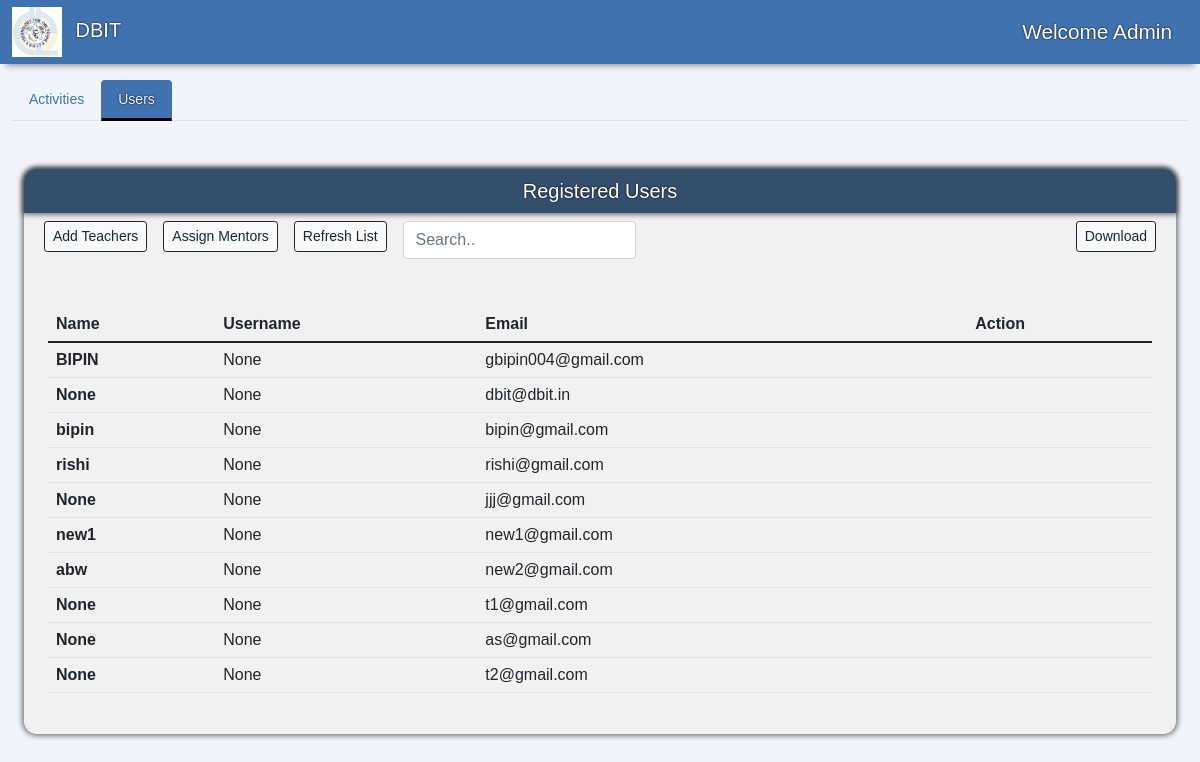
Page /AdminPage on the committed database.
### accounts/models.py (models this page shows, shortened)
class User(AbstractUser):
    username = None
    email = models.EmailField(max_length=255, unique=True)
    created_on = models.DateTimeField(auto_now_add=True)
    active = models.BooleanField(default=True)
    staff=models.BooleanField(default=False)
    superuser=models.BooleanField(default=False)
    first_name=models.CharField(max_length=50,null=True)
    last_name=models.CharField(max_length=50,null=True)
    phone= models.CharField(max_length=12,null=True,blank=True)
    profile_img = models.ImageField(default='logo.png',null=True, blank=True,upload_to='images/')
    USERNAME_FIELD = 'email'
    REQUIRED_FIELDS = []
    objects = CustomUserManager()

### AdminPage/views.py (the view)
# urls.py: path('AdminPage', views.Adminpage, name= 'admin'),
def Adminpage(request):
    user = User.objects.all()
    context = {'user': user}
    return render(request, 'admin.html', context)

### templates/admin.html (shortened to what this page needs)
{% load static %}
<html lang="en">
<head>
  <link href="https://cdn.jsdelivr.net/npm/bootstrap@5.1.3/dist/css/bootstrap.min.css" rel="stylesheet">
  <link rel="stylesheet" href="https://cdn.jsdelivr.net/npm/bootstrap-icons@1.7.1/font/bootstrap-icons.css">
  <link rel="stylesheet" href="{% static 'css/navbar.css' %}">
  <link rel="stylesheet" href="{% static 'css/admin.css' %}">
</head>
<body>
  <nav class="navbar navbar-main sticky-top navbar-expand-lg">
    <div class="container-fluid">
      <a class="navbar-brand" href="#">
        <img src="{% static 'content/logo.png' %}" class=" me-2" width="50" height="50" alt="">
        DBIT
      </a>
      <div class="collapse navbar-collapse" id="navbar-content">
        <div class="ms-auto admin-greeting">
          Welcome Admin
        </div>
      </div>
    </div>
  </nav>
  <div class="container-fluid">
    <nav class="">
      <div class="nav nav-tabs mt-3" id="nav-tab" role="tablist">
        <button class="nav-link" id="nav-activities-tab" data-bs-toggle="tab" data-bs-target="#nav-activities" type="button" role="tab" aria-controls="nav-activities" aria-selected="false">
          Activities
        </button>
        <button class="nav-link active" id="nav-users-tab" data-bs-toggle="tab" data-bs-target="#nav-users" type="button" role="tab" aria-controls="nav-users-tab" aria-selected="true">
          Users
        </button>
      </div>
    </nav>
    <div class="tab-content mt-5" id="nav-tabContent">
      <div class="tab-pane fade show active" id="nav-users" role="tabpanel" aria-labelledby="nav-users-tab">
        <div class="container-fluid mb-5">
          <div class="sidebar flex-shrink-0 dashboard-navigation">
            <div class="sidebar-heading d-flex align-items-center justify-content-center">
              <h5>Registered Users</h5>
            </div>
            <div class="container-fluid" style="overflow-x: auto;">
              <div class="d-flex bd-highlight mb-3">
                <div class="p-2 bd-highlight">
                  <button type="button" onclick="window.location.href = '{% url 'FacultyRegister'  %}';" class="btn btn-light meetings-btn ms-auto btn-sm btn-outline-dark" data-bs-toggle="modal" data-bs-target="#staticBackdrop">
                    Add Teachers
                  </button>
                </div>
                <div class="p-2 bd-highlight">
                  <button type="button" onclick="window.location.href = '{% url 'Edit'  %}';" class="btn btn-light meetings-btn ms-auto btn-sm btn-outline-dark" data-bs-toggle="modal" data-bs-target="#staticBackdrop">
                    Assign Mentors
                  </button>
                </div>
                <div class="p-2 bd-highlight">
                  <button type="button" onClick="window.location.reload()" class="btn btn-light  btn-sm btn-outline-dark" type="button" id="dropdownMenuButton1" data-bs-toggle="dropdown" aria-expanded="false">
                    Refresh List
                  </button>
                </div>
                <div class="p-2 bd-highlight">
                  <input class="form-control" id="myInput" type="text" placeholder="Search..">
                </div>
                <div class="ms-auto p-2 bd-highlight">
                  <button type="button" onclick="window.location.href = '{% url 'Edit'  %}';" class="btn btn-light meetings-btn ms-auto btn-sm btn-outline-dark" data-bs-toggle="modal" data-bs-target="#staticBackdrop">
                    Download
                  </button>
                </div>
              </div>
            </div>
            <div class="table-div m-4 mt-4 mb-4">
              <table class="table">
                <thead>
                  <tr>
                    <th scope="col">Name</th>
                    <th scope="col">Username</th>
                    <th scope="col">Email</th>
                    <th scope="col">Action</th>
                  </tr>
                </thead>
                <tbody id="myTable">
                  {% for users in user %}
                  <tr>
                    <th scope="row">{{users.first_name}}</th>
                    <td>{{users.username}}</td>
                    <td>{{users.email}}</td>
                    <td>
                    </td>
                  </tr>
                  {% endfor %}
                </tbody>
              </table>
            </div>
          </div>
        </div>
      </div>
    </div>
  </div>
</body>
</html>

### MPT/static/css/navbar.css (style rules this page uses)
.navbar-main { background-color: #3F72AF; color: white; -webkit-box-shadow: 0 8px 6px -6px #999; -moz-box-shadow: 0 8px 6px -6px #999; box-shadow: 0 8px 6px -6px #999; padding: 2px 0; }

### MPT/static/css/admin.css (style rules this page uses)
body { font-size: .875rem; background-color: #F0F4FB; font-family: Arial, Helvetica, sans-serif; overflow-x: hidden; }
a { color: white; text-shadow: 0 0 2px rgb(0, 0, 0); text-decoration: none; transition: color 0.3s ease; }
h5 { margin-bottom: 0; text-shadow: 0 0 2px rgb(0, 0, 0); }
.admin-greeting { font-size: 1.3rem; color: white; text-shadow: 0 0 2px rgb(0, 0, 0); }
.nav-link { color: #3F72AF; text-shadow: 0 0 2px white; text-decoration: none; transition: color 0.3s ease; }
.nav-tabs .nav-item.show .nav-link, .nav-tabs .nav-link.active { color: #F0F4FB; background-color: #3F72AF; border-color: #3F72AF #3F72AF black; text-shadow: 0 0 2px black; }
.nav-tabs .nav-link { border-bottom: 3px solid transparent; }
.sidebar-heading { height: 5.5vh; background-color: #344F6D; color: white; border-radius: 13px 13px 0 0; box-shadow: 0 0 5px 2px rgba(0, 0, 0, 0.5); }
.sidebar { background-color: #F1F1F1; border-radius: 13px; box-shadow: 0 0 5px 2px rgba(0, 0, 0, 0.5); margin: 10px 0; margin-top: 5.5vh; padding-bottom: 1px; }
.table-div { overflow-x: auto; }

### rows in the picture
User: first_name "BIPIN", username "None", email "gbipin004@gmail.com"
User: first_name "None", username "None", email "dbit@dbit.in"
User: first_name "bipin", username "None", email "bipin@gmail.com"
User: first_name "rishi", username "None", email "rishi@gmail.com"
User: first_name "None", username "None", email "jjj@gmail.com"
User: first_name "new1", username "None", email "new1@gmail.com"
User: first_name "abw", username "None", email "new2@gmail.com"
User: first_name "None", username "None", email "t1@gmail.com"
User: first_name "None", username "None", email "as@gmail.com"
User: first_name "None", username "None", email "t2@gmail.com"
